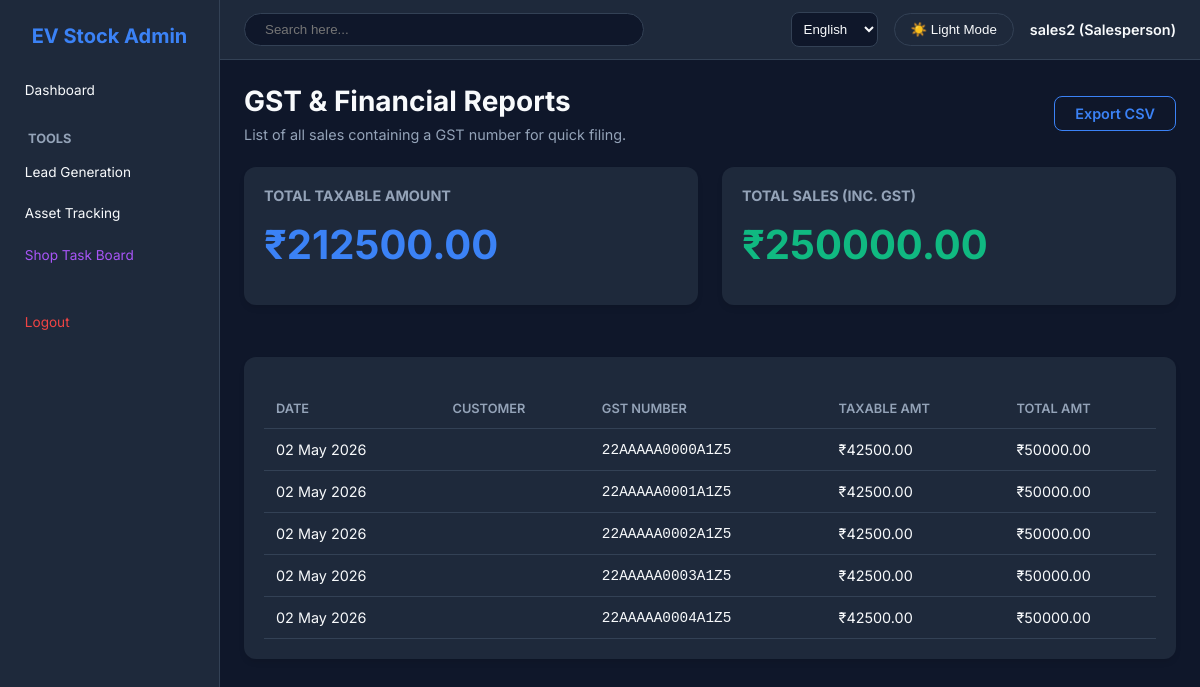
The page /sales/gst/ (signed in) on the database its author committed.
### core/models.py (models this page shows, shortened)
class User(AbstractUser):
    ROLE_CHOICES = (
        ('ADMIN', 'Admin'),
        ('SALES', 'Salesperson'),
        ('CUSTOMER', 'Customer'),
    )
    role = models.CharField(max_length=10, choices=ROLE_CHOICES, default='SALES')
    phone_number = models.CharField(max_length=20, blank=True, null=True)
    aadhar_number = models.CharField(max_length=20, blank=True, null=True)
    pan_number = models.CharField(max_length=20, blank=True, null=True)
    aadhar_front_photo = models.ImageField(upload_to='customers/aadhar/', blank=True, null=True)
    aadhar_back_photo = models.ImageField(upload_to='customers/aadhar/', blank=True, null=True)
    pan_photo = models.ImageField(upload_to='customers/pan/', blank=True, null=True)
    misc = models.JSONField(default=dict, blank=True, null=True)

### sales/models.py (models this page shows, shortened)
class SaleRecord(models.Model):
    scooter_model = models.ForeignKey(ScooterModel, on_delete=models.PROTECT)
    chassis_number = models.ForeignKey(StockItem, on_delete=models.PROTECT, related_name='sale_as_scooter', limit_choices_to={'item_type': 'SCOOTER'})
    motor_number = models.CharField(max_length=100) # Often motor number is tracked alongside chassis
    charger = models.ForeignKey(StockItem, on_delete=models.PROTECT, related_name='sale_as_charger', limit_choices_to={'item_type': 'CHARGER'})
    customer = models.ForeignKey('core.User', on_delete=models.SET_NULL, null=True, blank=True, related_name='sales')
    sale_date = models.DateTimeField(auto_now_add=True)
    financer = models.CharField(max_length=100, blank=True, null=True)
    gst_number = models.CharField(max_length=50, blank=True, null=True)
    taxable_amount = models.DecimalField(max_digits=12, decimal_places=2)
    total_amount = models.DecimalField(max_digits=12, decimal_places=2)
    misc = models.JSONField(default=dict, blank=True, null=True)

### sales/views.py (the view)
# urls.py: path('gst/', views.gst_report, name='gst_report'),
@login_required
def gst_report(request):
    sales = SaleRecord.objects.exclude(gst_number__isnull=True).exclude(gst_number__exact='')
    total_taxable = sum(s.taxable_amount for s in sales if s.taxable_amount)
    total_amt = sum(s.total_amount for s in sales if s.total_amount)
    return render(request, 'sales/gst_report.html', {'sales': sales, 'total_taxable': total_taxable, 'total_amount': total_amt})

### templates/sales/gst_report.html (shortened to what this page needs)
{% extends 'base.html' %}
{% block content %}
<div class="header">
    <div>
        <h1>GST & Financial Reports</h1>
        <p style="color: var(--text-muted); margin-top: 0.5rem;">List of all sales containing a GST number for quick filing.</p>
    </div>
    <a href="#" class="btn" style="background: transparent; border: 1px solid var(--primary); color: var(--primary);">Export CSV</a>
</div>
<div class="grid" style="margin-bottom: 2rem;">
    <div class="card">
        <h3 style="color: var(--text-muted); font-size: 0.9rem; text-transform: uppercase;">Total Taxable Amount</h3>
        <div style="font-size: 2.5rem; font-weight: 700; margin: 1rem 0; color: var(--primary)">₹{{ total_taxable }}</div>
    </div>
    <div class="card">
        <h3 style="color: var(--text-muted); font-size: 0.9rem; text-transform: uppercase;">Total Sales (Inc. GST)</h3>
        <div style="font-size: 2.5rem; font-weight: 700; margin: 1rem 0; color: var(--success)">₹{{ total_amount }}</div>
    </div>
</div>
<div class="card">
    <table>
        <thead>
            <tr>
                <th>Date</th>
                <th>Customer</th>
                <th>GST Number</th>
                <th>Taxable Amt</th>
                <th>Total Amt</th>
            </tr>
        </thead>
        <tbody>
            {% for sale in sales %}
            <tr>
                <td>{{ sale.sale_date|date:"d M Y" }}</td>
                <td style="font-weight: 600;">{{ sale.customer_name }}</td>
                <td style="font-family: monospace;">{{ sale.gst_number }}</td>
                <td>₹{{ sale.taxable_amount }}</td>
                <td>₹{{ sale.total_amount }}</td>
            </tr>
            {% empty %}
            <tr>
                <td colspan="5" style="text-align: center; padding: 2rem; color: var(--text-muted)">
                    No GST sales recorded.
                </td>
            </tr>
            {% endfor %}
        </tbody>
    </table>
</div>
{% endblock %}

### templates/base.html (shortened to what this page needs)
{% load i18n %}
<!DOCTYPE html>
<html lang="en" data-theme="dark">
<head>
</head>
<body>
    {% if request.user.is_authenticated %}
    <div class="sidebar">
        <h2>EV Stock Admin</h2>
        <a href="{% url 'dashboard' %}">{% trans "Dashboard" %}</a>
        <h4 style="margin: 1.5rem 0 0.5rem 1rem; color: var(--text-muted); font-size: 0.8rem; text-transform: uppercase;">{% trans "Tools" %}</h4>
        <a href="{% url 'leads_list' %}">{% trans "Lead Generation" %}</a>
        <a href="{% url 'search_asset' %}">{% trans "Asset Tracking" %}</a>
        <a href="{% url 'board_view' %}" style="color: #a855f7;">{% trans "Shop Task Board" %}</a>
        <div style="margin-top: 2rem">
            <a href="{% url 'logout' %}" style="color: var(--danger)">{% trans "Logout" %}</a>
        </div>
    </div>
    {% endif %}
    <div class="main-content">
        <div class="top-navbar">
            <form action="{% url 'global_search' %}" method="get" style="flex: 1; display: flex; max-width: 400px; margin-right: auto;">
                <input type="text" name="q" placeholder="Search here..." required style="width: 100%; padding: 0.5rem 1.25rem; border-radius: 20px; border: 1px solid var(--border-color); background: var(--bg-color); color: var(--text-color);">
            </form>
            <form action="{% url 'set_language' %}" method="post">{% csrf_token %}
                <select name="language" onchange="this.form.submit()" class="language-dropdown">
                    {% get_current_language as LANGUAGE_CODE %}
                    {% get_available_languages as LANGUAGES %}
                    {% for lang in LANGUAGES %}
                        <option value="{{ lang.0 }}" {% if lang.0 == LANGUAGE_CODE %}selected{% endif %}>
                            {{ lang.1 }}
                        </option>
                    {% endfor %}
                </select>
            </form>
            <button class="theme-toggle" id="theme-btn">🌙 Dark Mode</button>
            <span style="font-weight: 600;">{{ request.user.username }} ({{ request.user.get_role_display }})</span>
        </div>
        <div class="content-area">
            {% block content %}{% endblock %}
        </div>
    </div>
</body>
</html>

### templates/base.html (style rules this page uses)
:root { --bg-color: #f1f5f9; --card-bg: #ffffff; --text-color: #0f172a; --text-muted: #64748b; --primary: #3b82f6; --primary-hover: #2563eb; --success: #10b981; --danger: #ef4444; --border-color: #e2e8f0; --radius: 12px; }
[data-theme="dark"] { --bg-color: #0f172a; --card-bg: #1e293b; --text-color: #f8fafc; --text-muted: #94a3b8; --border-color: #334155; }
* { box-sizing: border-box; margin: 0; padding: 0; }
body { font-family: 'Inter', sans-serif; font-size: 0.9rem; background-color: var(--bg-color); color: var(--text-color); display: flex; min-height: 100vh; transition: background-color 0.3s, color 0.3s; }
.sidebar { width: 220px; background: var(--card-bg); padding: 1.5rem 0.75rem; border-right: 1px solid var(--border-color); transition: background-color 0.3s, border-color 0.3s; }
.sidebar h2 { margin-bottom: 1.5rem; color: var(--primary); font-weight: 700; text-align: center; font-size: 1.25rem; }
.sidebar a { display: block; color: var(--text-color); text-decoration: none; padding: 0.6rem 0.8rem; border-radius: var(--radius); margin-bottom: 0.4rem; transition: background 0.2s; font-size: 0.85rem; }
.main-content { flex: 1; display: flex; flex-direction: column; overflow-y: auto; }
.top-navbar { padding: 0.75rem 1.5rem; display: flex; justify-content: flex-end; align-items: center; gap: 1rem; border-bottom: 1px solid var(--border-color); background: var(--card-bg); }
.content-area { padding: 1.5rem; }
.card { background: var(--card-bg); border-radius: var(--radius); padding: 1.25rem; box-shadow: 0 4px 6px -1px rgb(0 0 0 / 0.1); margin-bottom: 1.25rem; }
.grid { display: grid; grid-template-columns: repeat(auto-fit, minmax(300px, 1fr)); gap: 1.5rem; }
.btn { background: var(--primary); color: white; border: none; padding: 0.5rem 1.25rem; border-radius: 8px; cursor: pointer; font-weight: 600; transition: background 0.2s; text-decoration: none; display: inline-block; }
.header { display: flex; justify-content: space-between; align-items: center; margin-bottom: 1.5rem; }
.header h1 { font-size: 1.75rem; }
table { width: 100%; border-collapse: collapse; margin-top: 0.75rem; }
th, td { padding: 0.75rem; text-align: left; border-bottom: 1px solid var(--border-color); }
th { color: var(--text-muted); font-weight: 600; text-transform: uppercase; font-size: 0.8rem; }
input, select, textarea { background: var(--bg-color); color: var(--text-color); border: 1px solid var(--border-color); }
.theme-toggle { background: transparent; border: 1px solid var(--border-color); color: var(--text-color); padding: 0.5rem 1rem; border-radius: 20px; cursor: pointer; }
.language-dropdown { background: var(--bg-color); color: var(--text-color); border: 1px solid var(--border-color); padding: 0.5rem; border-radius: 8px; }

### rows shown on the page
User: user.username "sales2", user.role "Salesperson"
SaleRecord: sale_date "02 May 2026", gst_number "22AAAAA0000A1Z5", taxable_amount "42500.00", total_amount "50000.00"
SaleRecord: sale_date "02 May 2026", gst_number "22AAAAA0001A1Z5", taxable_amount "42500.00", total_amount "50000.00"
SaleRecord: sale_date "02 May 2026", gst_number "22AAAAA0002A1Z5", taxable_amount "42500.00", total_amount "50000.00"
SaleRecord: sale_date "02 May 2026", gst_number "22AAAAA0003A1Z5", taxable_amount "42500.00", total_amount "50000.00"
SaleRecord: sale_date "02 May 2026", gst_number "22AAAAA0004A1Z5", taxable_amount "42500.00", total_amount "50000.00"

### other values the page prints
{{ total_taxable }} "212500.00"
{{ total_amount }} "250000.00"
form field language "English"
